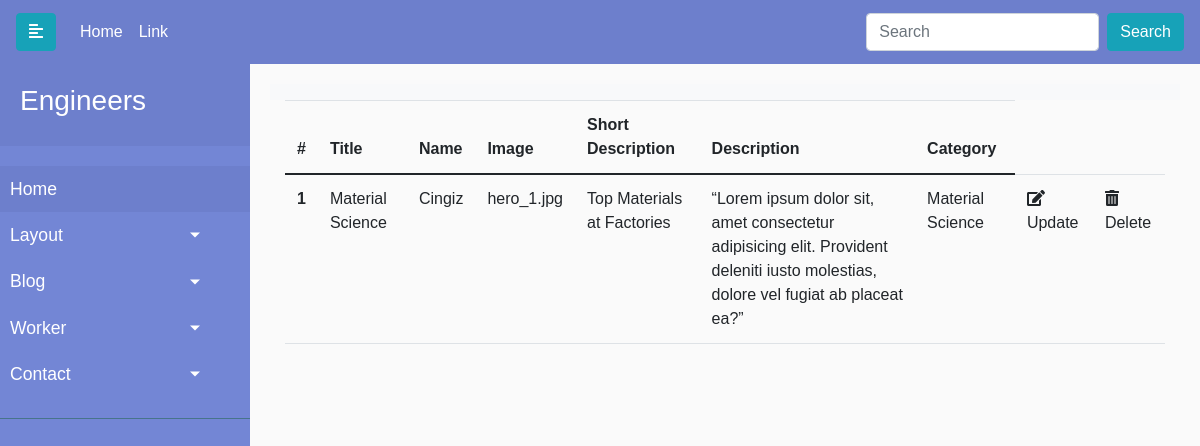
The app's page /admin/blog, older data.
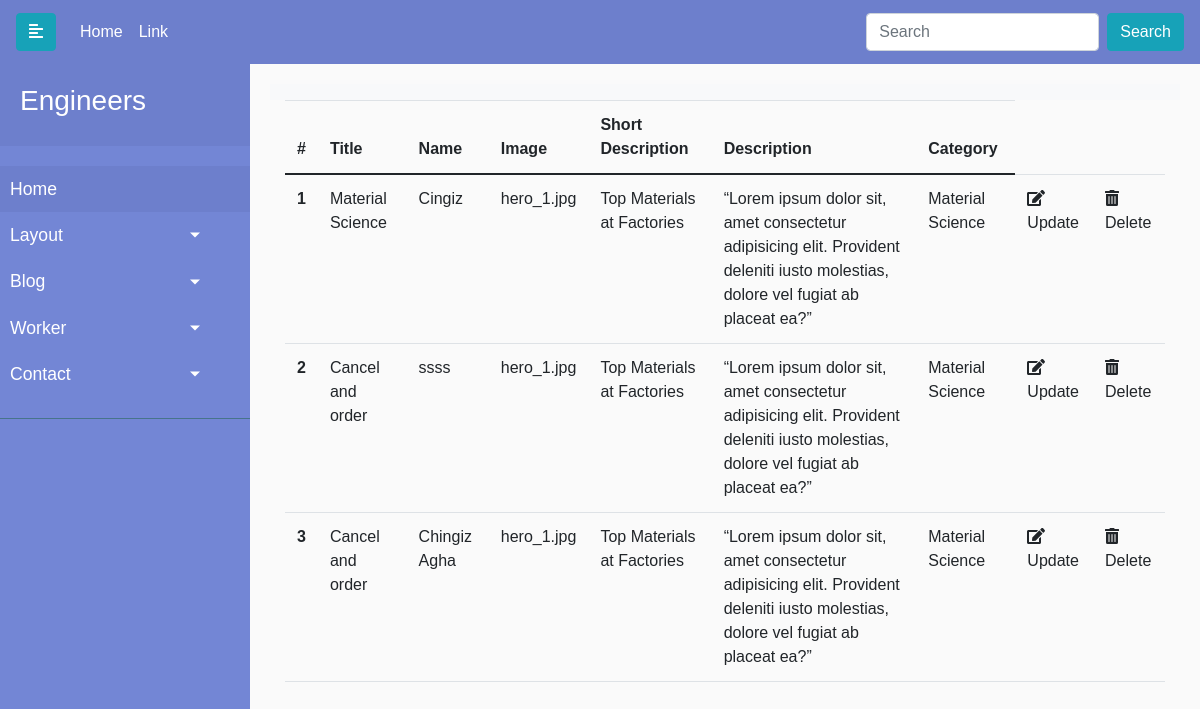
The same page, newer data.
### engineers/models.py (models this page shows, shortened)
class Blog(db.Model):
    id = db.Column(db.Integer, primary_key=True)
    title = db.Column(db.String(80), nullable=False)
    name = db.Column(db.String(20), nullable=False)
    image = db.Column(db.String(20), default='uploads/default.png')
    short_desc = db.Column(db.String(100), nullable=False)
    desc = db.Column(db.Text, nullable=False)
    category = db.Column(db.Integer, db.ForeignKey('blogcategory.id'), nullable=False)
    comment = db.relationship('Comment', backref='blog', lazy=True)

### engineers/controllers.py (the view)
@app.route('/admin/blog')
def blog_list():
    blogs = Blog.query.all()
    blog_category = BlogCategory.query.all()
    return render_template('admin/blog.html', blogs=blogs, blog_category=blog_category)

### engineers/templates/admin/blog.html
{% extends 'admin/base.html' %}
{% block content %}
<div class="container">
    <div class="row ">
      <div class="col">
        <table class="table">
            <thead>
              <tr>
                <th scope="col">#</th>
                <th scope="col">Title</th>
                <th scope="col">Name</th>
                <th scope="col">Image</th>
                <th scope="col">Short Description</th>
                <th scope="col">Description</th>
                <th scope="col">Category</th>
              </tr>
            </thead>
            <tbody>
               {% for blog in blogs %}
              <tr>
                <th scope="row">{{blog.id}}</th>
                <td>{{blog.title}}</td>
                <td>{{blog.name}}</td>
                <td>{{blog.image}}</td>
                <td>{{blog.short_desc}}</td>
                <td>{{blog.desc}}</td>
                <td>{{blog.category}}</td>
                <td><a href="{{url_for('blog_update', id=blog.id)}}"><i class="fas fa-edit"></i>Update</a></td>
                <td><a href="{{url_for('blog_delete', id=blog.id)}}"  onclick="return confirm('Are You Sure To Delete ?')"><i class="fas fa-trash-alt"></i>Delete</a></td>             </tr>
              {% endfor %}
            </tbody>
          </table>
      </div>
    </div>
  </div>
</div>
{% endblock %}

### engineers/templates/admin/base.html (shortened to what this page needs)
<!doctype html>
<html lang="en">
<head>
    <link rel="stylesheet" href="https://cdnjs.cloudflare.com/ajax/libs/font-awesome/5.15.3/css/all.min.css">
    <link href="https://cdn.jsdelivr.net/npm/bootstrap@5.0.1/dist/css/bootstrap.min.css" rel="stylesheet"
>
    <link rel="stylesheet" href="https://maxcdn.bootstrapcdn.com/bootstrap/4.0.0/css/bootstrap.min.css"
>
    <link rel="stylesheet" href="https://cdnjs.cloudflare.com/ajax/libs/font-awesome/5.13.0/css/all.min.css">
    <link rel="stylesheet" href="includes/style.css">
    <link rel="stylesheet" href="https://cdnjs.cloudflare.com/ajax/libs/font-awesome/5.15.3/css/all.min.css">
</head>
<body>
    {% include 'admin/includes/navbar.html' %}
            {% block content %}
            {% endblock %}
		</div>
</body>
</html>

### engineers/templates/admin/includes/navbar.html (shortened to what this page needs)
<nav class="navbar navbar-expand-lg navbar-light" id = nav-top>
  <a class="navbar-brand" href="#">
    <button type="button" id="sidebarCollapse" class="btn  btn-info">
      <i class="fas fa-align-left"></i>
    </button>
  </a>
  <div class="collapse navbar-collapse" id="navbarSupportedContent">
    <ul class="navbar-nav mr-auto">
      <li class="nav-item active">
        <a class="nav-link" href="#">Home <span class="sr-only">(current)</span></a>
      </li>
      <li class="nav-item">
        <a class="nav-link" href="#">Link</a>
      </li>
    </ul>
    <form class="form-inline my-2 my-lg-0">
      <input class="form-control mr-sm-2" type="search" placeholder="Search" aria-label="Search">
      <button class="btn btn-info my-2 my-sm-0" type="submit">Search</button>
    </form>
  </div>
</nav>
<div class="wrapper">
  <nav id="sidebar">
    <div class="sidebar-header">
      <h3>Engineers</h3>
    </div>
    <ul class="lisst-unstyled components">
      <li class="active">
        <a href="/admin" data-toggle="collapse" aria-expanded="false" class="">Home</a>
      </li>
      <li>
        <a href="#layoutSubmenu" data-toggle="collapse" aria-expanded="false" class="dropdown-toggle">Layout</a>
      </li>
      <li>
        <a href="#blogSubmenu" data-toggle="collapse" aria-expanded="false" class="dropdown-toggle">Blog</a>
      </li>
      <li>
        <a href="#workerSubmenu" data-toggle="collapse" aria-expanded="false" class="dropdown-toggle">Worker</a>
      </li>
      <li>
        <a href="#contactSubmenu" data-toggle="collapse" aria-expanded="false" class="dropdown-toggle">Contact</a>
      </li>
    </ul>
  </nav>
  <div id="content">
    <nav class="navbar navbar-expand-lg navbar-light bg-light">
    </nav>

### engineers/templates/admin/base.html (style rules this page uses)
#nav-top { background-color: #6d7fcc; }
#nav-top a { color: #fff; }
body { font-family: 'Poppins', sans-serif; background: #fafafa; }
a, a:hover, a:focus { color: inherit; text-decoration: none; transition: all 0.3s; }
.wrapper { display: flex; text-decoration: none; transition: all 0.3s; }
#sidebar { min-width: 250px; max-width: 250px; background: #7386D5; color: #fff; transition: all 0.3s; }
#sidebar .sidebar-header { padding: 20px; background: #6d7fcc; }
#sidebar ul.components { padding: 20px 0; border-bottom: 1px solid #47748b; }
#sidebar ul li a { padding: 10px; font-size: 1.1em; display: block; }
#sidebar ul li.active>a, a[aria-expanded="true"] { color: #fff; background: #6d7fcc; }
a[data-toggle="collapse"] { position: relative; }
.dropdown-toggle::after { display: block; position: absolute; top: 50%; right: 20%; transform: translateY(-50%); }
#content { width: 100%; padding: 20px; min-height: 100vh; transition: all 0.3s; }

Row changes from the older to the newer data that the page shows:
added Blog: id "2", title "Cancel and order", name "ssss", image "hero_1.jpg", short_desc "Top Materials at Factories", desc "“Lorem ipsum dolor sit, amet consectetur adipisicing elit. Provident deleniti iusto molestias, dolore vel fugiat ab placeat ea?”", category "Material Science"
added Blog: id "3", title "Cancel and order", name "Chingiz Agha", image "hero_1.jpg", short_desc "Top Materials at Factories", desc "“Lorem ipsum dolor sit, amet consectetur adipisicing elit. Provident deleniti iusto molestias, dolore vel fugiat ab placeat ea?”", category "Material Science"
